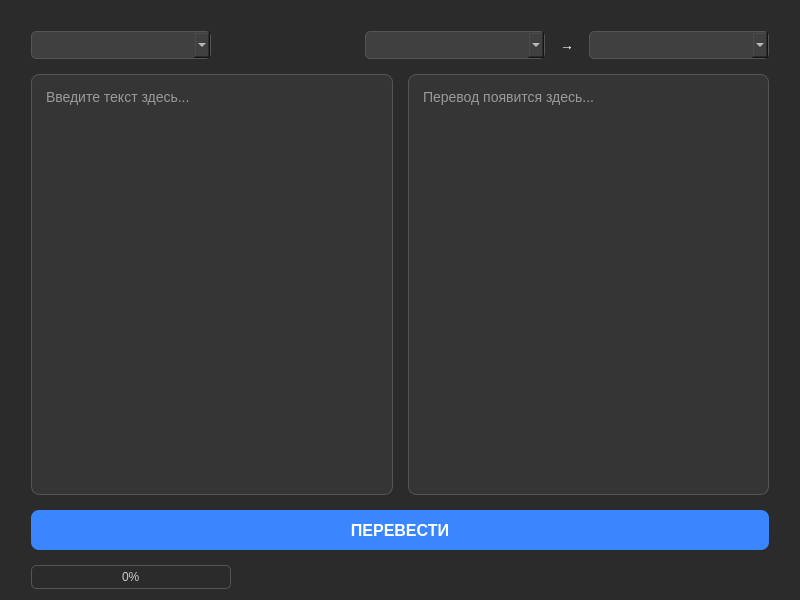
<?xml version="1.0" encoding="UTF-8"?>
<ui version="4.0">
 <class>MainWindow</class>
 <widget class="QWidget" name="MainWindow">
  <property name="geometry">
   <rect>
    <x>0</x>
    <y>0</y>
    <width>800</width>
    <height>600</height>
   </rect>
  </property>
  <property name="windowTitle">
   <string>PyQt Pro Translator</string>
  </property>
  <property name="styleSheet">
   <string notr="true">QWidget {
  background-color: #2b2b2b;
}
QLabel {
  color: #ffffff;
  font-size: 14px;
  font-weight: bold;
}
QTextEdit {
  background-color: #353535;
  color: #ffffff;
  border: 1px solid #555;
  border-radius: 8px;
  padding: 10px;
  font-size: 14px;
}
QTextEdit:focus {
  border: 1px solid #3a86ff;
}
QComboBox {
  background-color: #404040;
  color: white;
  border: 1px solid #555;
  border-radius: 5px;
  padding: 5px;
  min-width: 150px;
}
QComboBox QAbstractItemView {
  background-color: #404040;
  color: white;
  selection-background-color: #3a86ff;
}
QPushButton {
  background-color: #3a86ff;
  color: white;
  border-radius: 8px;
  font-size: 16px;
  font-weight: bold;
}
QPushButton:hover {
  background-color: #266dd3;
}
QPushButton:pressed {
  background-color: #1b4b91;
}
QPushButton:disabled {
  background-color: #555555;
  color: #aaaaaa;
}
QStatusBar {
  color: #aaaaaa;
}
QMessageBox {
  background-color: #2b2b2b;
}
QMessageBox QLabel {
  color: white;
}
QMessageBox QPushButton {
  background-color: #404040;
  color: white;
  padding: 5px 15px;
}
QProgressBar {
  border: 1px solid #555;
  border-radius: 5px;
  text-align: center;
  color: #CCCCCC;
}
QProgressBar::chunk {
  background-color: #2ecc71;
}   </string>
  </property>
  <layout class="QVBoxLayout" name="verticalLayout_2">
   <item>
    <layout class="QVBoxLayout" name="verticalLayout">
     <property name="spacing">
      <number>15</number>
     </property>
     <property name="leftMargin">
      <number>20</number>
     </property>
     <property name="topMargin">
      <number>20</number>
     </property>
     <property name="rightMargin">
      <number>20</number>
     </property>
     <property name="bottomMargin">
      <number>0</number>
     </property>
     <item>
      <layout class="QHBoxLayout" name="settingsLayout">
       <item>
        <widget class="QComboBox" name="comboMode"/>
       </item>
       <item>
        <spacer name="horizontalSpacer">
         <property name="orientation">
          <enum>Qt::Orientation::Horizontal</enum>
         </property>
         <property name="sizeHint" stdset="0">
          <size>
           <width>40</width>
           <height>20</height>
          </size>
         </property>
        </spacer>
       </item>
       <item>
        <widget class="QComboBox" name="comboSource"/>
       </item>
       <item>
        <widget class="QLabel" name="labelArrow">
         <property name="text">
          <string>→</string>
         </property>
         <property name="alignment">
          <set>Qt::AlignmentFlag::AlignCenter</set>
         </property>
        </widget>
       </item>
       <item>
        <widget class="QComboBox" name="comboTarget"/>
       </item>
      </layout>
     </item>
     <item>
      <layout class="QHBoxLayout" name="textLayout">
       <item>
        <widget class="QTextEdit" name="textInput">
         <property name="placeholderText">
          <string>Введите текст здесь...</string>
         </property>
        </widget>
       </item>
       <item>
        <widget class="QTextEdit" name="textOutput">
         <property name="readOnly">
          <bool>true</bool>
         </property>
         <property name="placeholderText">
          <string>Перевод появится здесь...</string>
         </property>
        </widget>
       </item>
      </layout>
     </item>
     <item>
      <widget class="QPushButton" name="btnTranslate">
       <property name="sizePolicy">
        <sizepolicy hsizetype="Minimum" vsizetype="Fixed">
         <horstretch>0</horstretch>
         <verstretch>0</verstretch>
        </sizepolicy>
       </property>
       <property name="minimumSize">
        <size>
         <width>0</width>
         <height>40</height>
        </size>
       </property>
       <property name="cursor">
        <cursorShape>PointingHandCursor</cursorShape>
       </property>
       <property name="text">
        <string>ПЕРЕВЕСТИ</string>
       </property>
      </widget>
     </item>
     <item>
      <widget class="QProgressBar" name="progressBar">
       <property name="maximumSize">
        <size>
         <width>200</width>
         <height>16777215</height>
        </size>
       </property>
       <property name="visible">
        <bool>true</bool>
       </property>
       <property name="value">
        <number>0</number>
       </property>
      </widget>
     </item>
    </layout>
   </item>
  </layout>
 </widget>
 <resources/>
 <connections/>
</ui>
